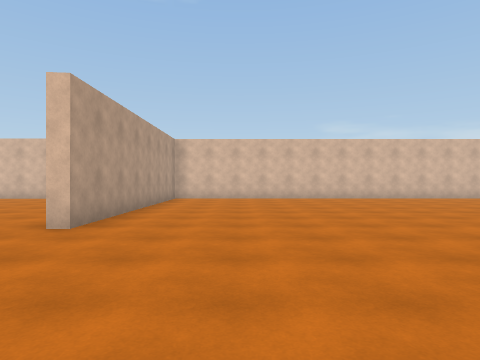
view 1 (above)

20 first-person views from a walk through a 3-D level made in the Unity game engine. The camera is 1.4 m above the floor, looks level and sees 75° across. The floor is counted in squares, 2 m on a side. Each view is taken from the middle of a square. On the plan, view 1 faces up. The plan holds only what a view shows up to about 10 squares ahead; the rest is blank. The place goes on beyond the plan. The player character is not drawn. Surface patterns are stand-ins for the level's own textures.

view 2
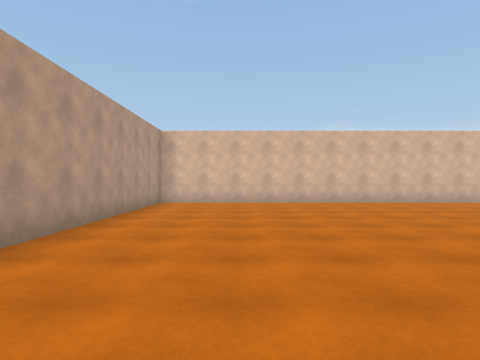

view 3
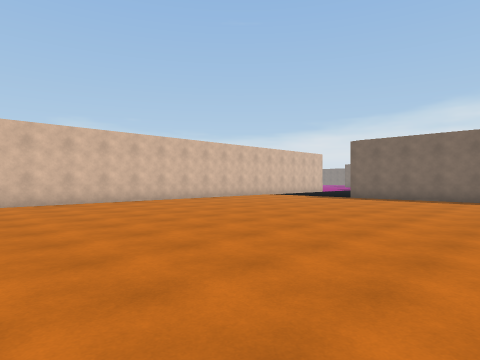

view 4
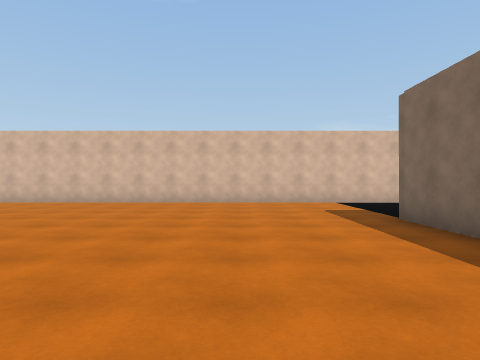

view 5
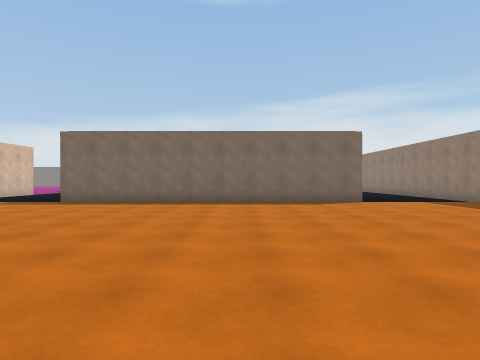

view 6
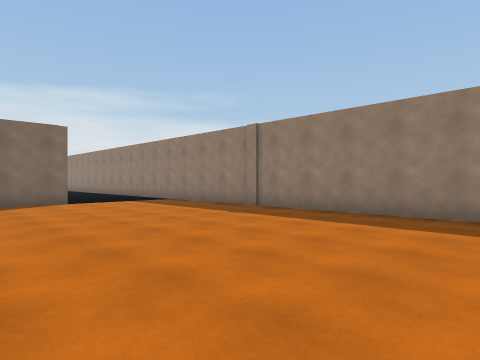

view 7
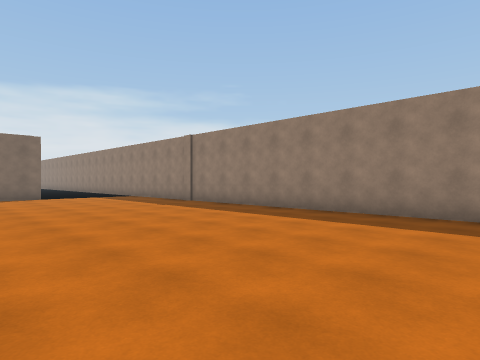

view 8
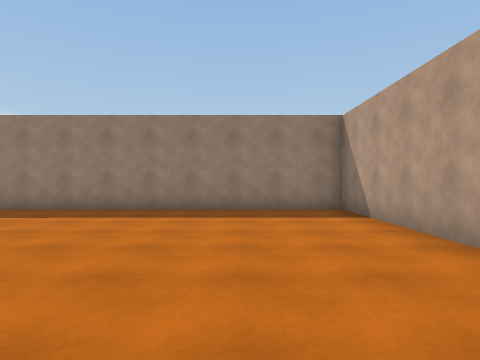

view 9
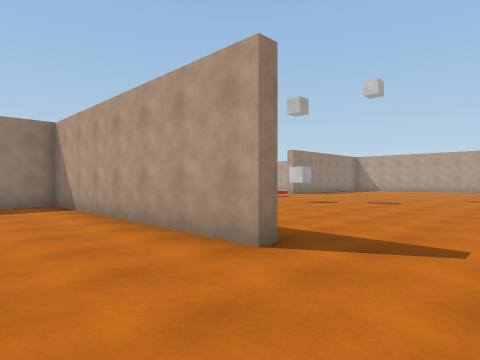

view 10
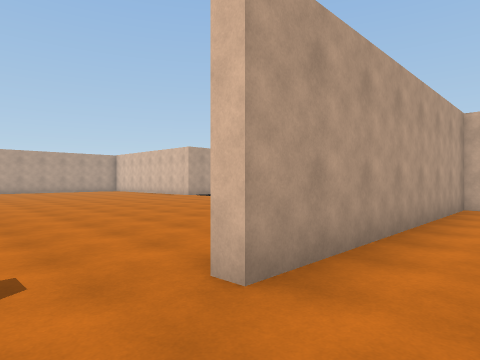

view 11
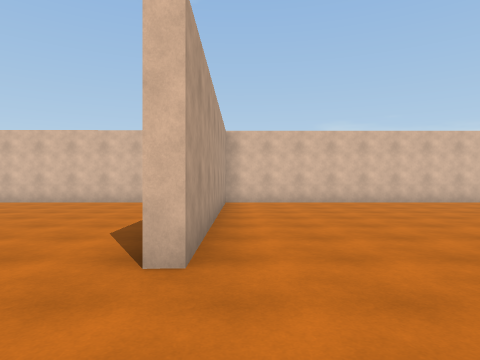

view 12
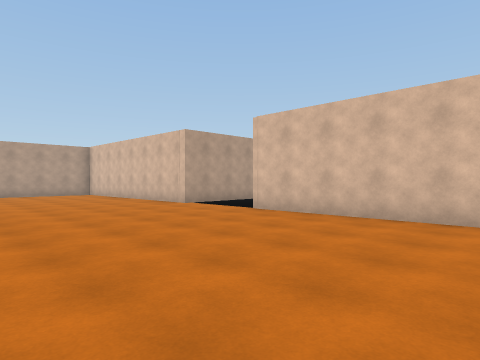

view 13
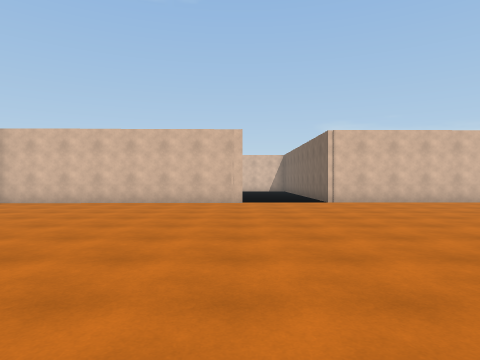

view 14
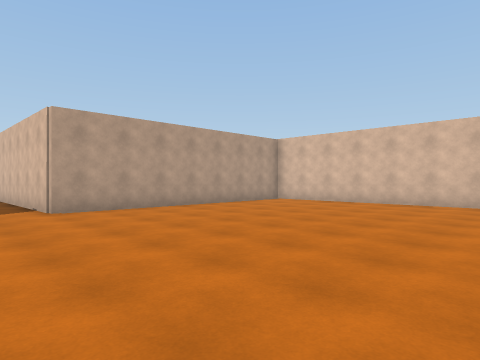

view 15
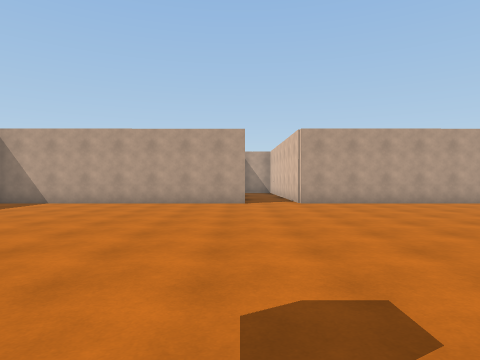

view 16
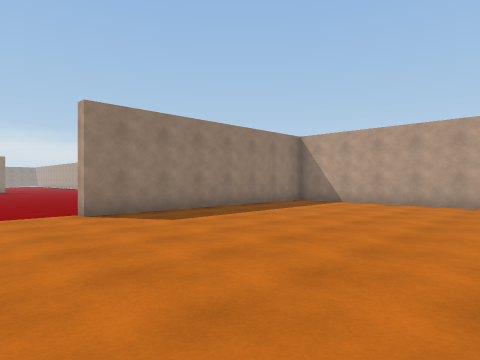

view 17
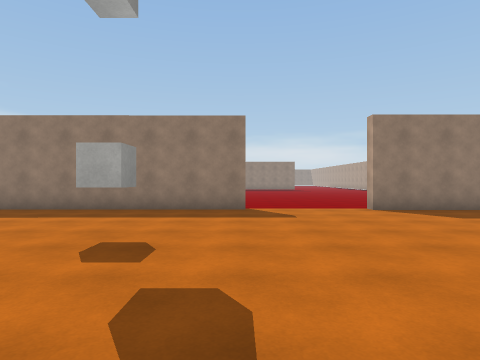

view 18
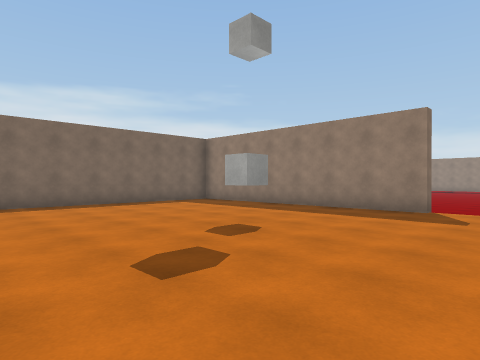

view 19
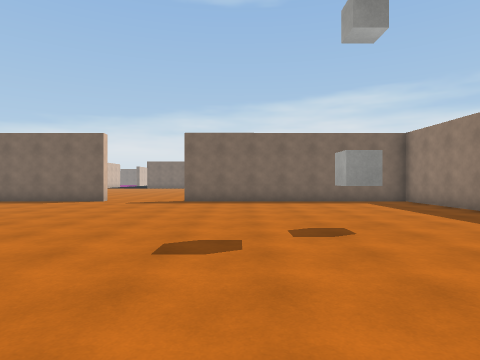

view 20
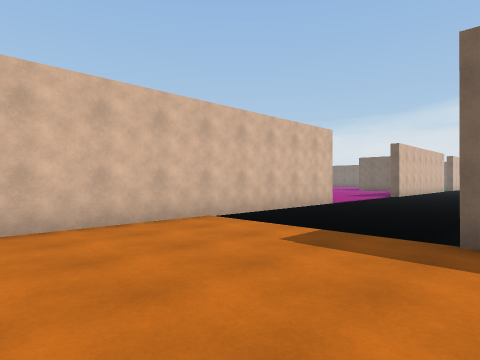

### Floor plan
Points are (right, up) in squares from view 1. A wall is a line through its corners. A room is listed if a view was taken in it or the views show most of it. See-through windows are left out.
Room 1 (views 1, 2, 3, 4, 5, 6, 7, 8, 9, 10, 11, 20)
walls: (12.9, -1.9) (12.9, 7.7); (-2.4, 1.8) (-2.4, -5.4) (10.8, -5.4); (12.6, -5.4) (13.1, -5.4); (17.9, 11.8) (-2.4, 11.7) (-2.4, 4.5)
ways out: opening at (-2, 3) to room 2; gap at (18, 12)
Room 2 (views 12, 13, 14, 15, 16, 17, 18, 19)
walls: (-20.3, 2.3) (-20.3, -5.2); (-10.2, -5.5) (-2.9, -5.4); (-2.9, 1.8) (-2.4, 1.8); (-12.9, 12.3) (-12.9, 11.5) (-20.2, 11.4); (-2.4, 4.5) (-2.9, 4.5); (-20.4, 9.3) (-20.3, 3.8) (-23.5, 3.6); (-18.9, -5.3) (-13.1, -5.3) (-13.1, -5.7); (-2.8, -3) (-2.8, 0.8); (-5, 11.7) (-10.4, 11.7)
ways out: opening at (-2, 3) to room 1; opening at (-12, -5.3)
objects: cube (-8, -2)

Positions as (right, up) in squares from view 1, and headings:
1: (0, 0), facing up
2: (0, 2), facing up
3: (1, 2), facing up-right
4: (10, 2), facing up
5: (3, 2), facing right
6: (3, 1), facing down-right
7: (0, 1), facing down-right
8: (0, 2), facing down
9: (0, 4), facing down-left
10: (-1, 3), facing up-left
11: (-2, 2), facing up
12: (-5, 6), facing up-left
13: (-13, 2), facing up
14: (-13, 2), facing up-left
15: (-11, 2), facing left
16: (-11, 1), facing down-left
17: (-10, 2), facing down
18: (-12, 2), facing down-right
19: (-13, 0), facing right
20: (9, 7), facing up-right
